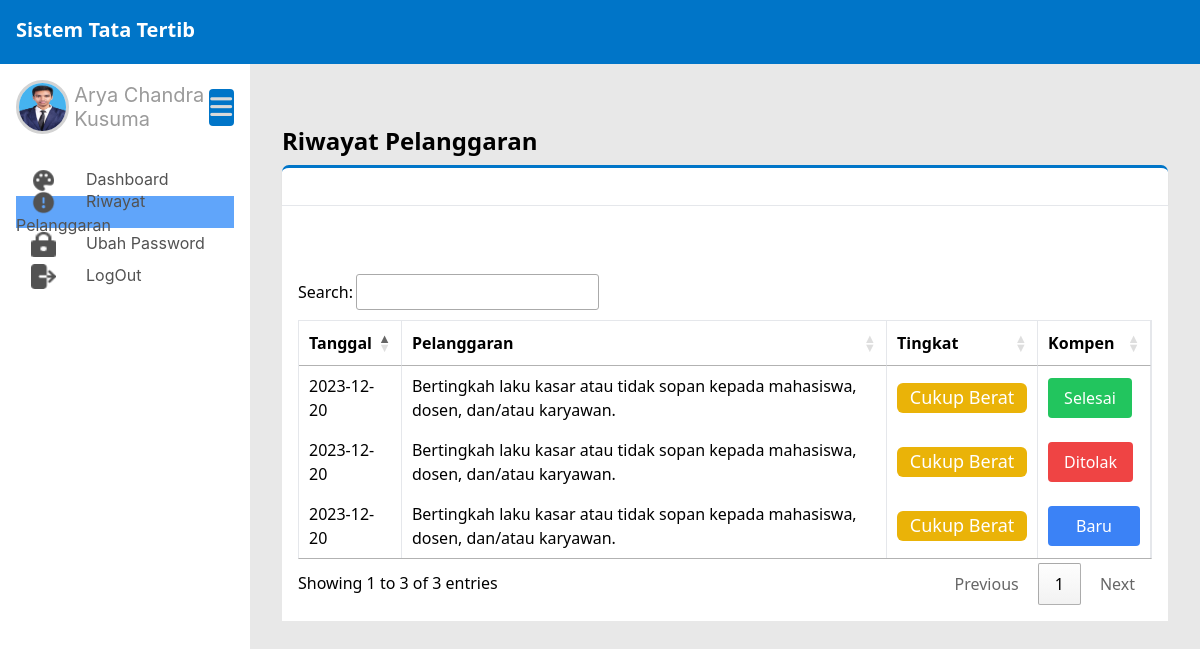
Page /public/mahasiswa/riwayatPelanggaran (signed in) on the committed database.
### tables this page shows
CREATE TABLE `mahasiswa` (
  `nim` varchar(20) NOT NULL,
  `prodi_id` int(11) NOT NULL,
  `nama` varchar(50) NOT NULL,
  `TTL` varchar(50) NOT NULL,
  `jenis_kelamin` enum('L','P') NOT NULL,
  `alamat` varchar(100) NOT NULL,
  `email` varchar(50) NOT NULL,
  `no_phone` varchar(11) NOT NULL,
  `phone_ortu` varchar(20) NOT NULL,
  `jumlah_pelanggaran` int(11) NOT NULL,
  `mahasiswa_img` varchar(200) NOT NULL,
  `user_id` int(11) NOT NULL
);

CREATE TABLE `riwayat` (
  `riwayat_id` int(11) NOT NULL,
  `nim` varchar(20) NOT NULL,
  `pengaduan_id` int(11) NOT NULL,
  `status_kompen` enum('baru','sedang dikerjakan','proses','ditolak','selesai') NOT NULL,
  `catatan_kompen` text DEFAULT NULL,
  `bukti_kompen` varchar(200) DEFAULT NULL
);

CREATE TABLE `pengaduan` (
  `pengaduan_id` int(11) NOT NULL,
  `nip` varchar(20) NOT NULL,
  `nim` varchar(20) NOT NULL,
  `pelanggaran_id` int(11) NOT NULL,
  `bukti_pelanggaran` varchar(200) NOT NULL,
  `tanggal_pengaduan` date NOT NULL,
  `status_pengaduan` enum('valid','tidak valid','proses') NOT NULL,
  `catatan` text NOT NULL
);

CREATE TABLE `pelanggaran` (
  `pelanggaran_id` int(11) NOT NULL,
  `pelanggaran` varchar(500) NOT NULL,
  `tingkat` int(11) NOT NULL,
  `sanksi_id` int(11) NOT NULL
);

### app/core/Controller.php (called while the page is built, shortened)
<?php
class Controller{
    public function view($view, $data = []){
        require_once '../app/views/' . $view . '.php';
    }
    public function model($model){
        return new $model;
    }
}

### app/controllers/Mahasiswa.php (called while the page is built, shortened)
<?php
class Mahasiswa extends Controller{
    public function riwayatPelanggaran(){
        $data['biodata'] = $this->model('Mahasiswa_model')->getMahasiswaByNim($_SESSION['username']);
        $data['kompen'] = $this->model('Kompen_model')->getKompenByNim($_SESSION['username']);
        $this->view('templates/mahasiswa/header', $data);
        $this->view('mahasiswa/riwayatPelanggaran', $data);
    }
}

### app/core/App.php (called while the page is built, shortened)
<?php
class App
{
    protected $method = 'index';
    protected $params = [];
    public function __construct()
    {
        $url = $this->parseURL();
        if(file_exists('../app/controllers/' . $url[0] . '.php')){
            unset($url[0]);
        }
        $this->controller = new $this->controller;
        if(isset($url[1])){
            if(method_exists($this->controller, $url[1])){
                $this->method = $url[1];
            }
        }
        call_user_func_array([$this->controller, $this->method], $this->params);
    }
    public function parseURL()
    {
        if (isset($_GET['url'])) {
            $url = rtrim($_GET['url'], '/');
            $url = filter_var($url, FILTER_SANITIZE_URL);
            $url = explode('/', $url);
            return $url;
        }
    }
}

### public/index.php (called while the page is built, shortened)
<?php
$app = new App;

### app/core/Database.php (called while the page is built, shortened)
<?php
class Database
{
    private $host = DB_HOST;
    private $user = DB_USER;
    private $pass = DB_PASS;
    private $db_name = DB_NAME;
    private $dbh;
    private $stmt;
    public function __construct()
    {
        $dsn = 'mysql:host=' . $this->host . ';dbname=' . $this->db_name;
        $option = [
            PDO::ATTR_PERSISTENT => true,
            PDO::ATTR_ERRMODE => PDO::ERRMODE_EXCEPTION
        ];
        try {
            $this->dbh = new PDO($dsn, $this->user, $this->pass, $option);
        } catch (PDOException $e) {
            die($e->getMessage());
        }
    }
    public function query($query)
    {
        $this->stmt = $this->dbh->prepare($query);
    }
    public function bind($param, $value, $type = null)
    {
        if (is_null($type)) {
            switch (true) {
                default:
                    $type = PDO::PARAM_STR;
            }
        }
        $this->stmt->bindValue($param, $value, $type);
    }
    public function execute()
    {
        $this->stmt->execute();
    }
    public function resultSet()
    {
        $this->execute();
        return $this->stmt->fetchAll(PDO::FETCH_ASSOC);
    }
    public function single()
    {
        $this->execute();
        return $this->stmt->fetch(PDO::FETCH_ASSOC);
    }
}

### app/models/Mahasiswa_model.php (called while the page is built, shortened)
<?php
class Mahasiswa_model
{
    private $table = 'mahasiswa';
    private $table3 = 'prodi';
    private $db;
    public function __construct()
    {
        $this->db = new Database;
    }
    public function getMahasiswaByNim($nim)
    {
        $this->db->query('SELECT * FROM ' . $this->table . ' a
                        INNER JOIN ' . $this->table3 . ' b
                        ON a.prodi_id = b.prodi_id
                        WHERE nim=:nim');
        $this->db->bind('nim', $nim);
        return $this->db->single();
    }
}

### app/models/Kompen_model.php (called while the page is built, shortened)
<?php
class Kompen_model
{
    private $table2 = 'mahasiswa';
    private $table3 = 'pengaduan';
    private $table4 = 'pelanggaran';
    private $table6 = 'riwayat';
    private $db;
    public function __construct()
    {
        $this->db = new Database;
    }
    public function getKompenByNim($nim)
    {
        $this->db->query('SELECT * FROM ' . $this->table6 . ' a INNER JOIN ' . $this->table2 . ' b ON a.nim = b.nim INNER JOIN
                        ' . $this->table3 . ' c ON a.pengaduan_id = c.pengaduan_id and c.status_pengaduan = "valid" INNER JOIN ' . $this->table4 . ' d
                        ON c.pelanggaran_id = d.pelanggaran_id WHERE a.nim = :nim');
        $this->db->bind('nim', $nim);
        return $this->db->resultSet();
    }
}

### app/views/mahasiswa/riwayatPelanggaran.php (the view, shortened to what this page needs)
<div class="flex-1 pl-8 pb-8 pt-6 pr-8 shadow-sm main_content">
  <h1 class="text-2xl font-bold mb-2">Riwayat Pelanggaran</h1>
  <div class="flex bg-white h-10 items-center shadow-sm subtitle_dashboard">
  </div>
  <div class="flex bg-white flex-col xl:flex-row">
    <div class="flex-1 bg-white p-4">
    <div class="grid grid-cols-1 gap-4 mt-5">
    <div class="container mx-auto mt-8 containerTableDosen overflow-x-auto">
      <table id="tableMahasiswa" class="min-w-full border ">
        <thead>
          <tr class="border-b">
            <th class="py-2 px-4 border-r">Tanggal</th>
            <th class="py-2 px-4 border-r">Pelanggaran</th>
            <th class="py-2 px-4 border-r">Tingkat</th>
            <th class="py-2 px-4 border-r">Kompen</th>
          </tr>
        </thead>
          <tbody>
            <?php
            foreach ($data['kompen'] as $dt)
            {
            ?>
            <tr class="border-b">
              <td class="py-2 px-4 border-r"><?= $dt['tanggal_pengaduan']; ?></td>
              <td class="py-2 px-4 border-r"><?= $dt['pelanggaran']; ?></td>
              <td class="py-2 px-4 border-r text-center">
                <?php
                  if ($dt['tingkat'] == '1') {
                    echo '<div class="w-[130px] h-[30px] rounded-md bg-red-700 px-1 text-lg font-medium text-white">Sangat Berat</div>';
                  } elseif ($dt['tingkat'] == '2') {
                    echo '<div class="w-[130px] h-[30px] rounded-md bg-orange-600 px-1 text-lg font-medium text-white">Berat</div>';
                  }elseif ($dt['tingkat'] == '3'){
                    echo '<div class="w-[130px] h-[30px] rounded-md bg-yellow-500 px-1 text-lg font-medium text-white">Cukup Berat</div>';
                  }elseif ($dt['tingkat'] == '4'){
                    echo '<div class="w-[130px] h-[30px] rounded-md bg-yellow-200 px-1 text-lg font-medium text-yellow-600">Sedang</div>';
                  }elseif ($dt['tingkat'] == '5'){
                    echo '<div class="w-[130px] h-[30px] rounded-md bg-green-200 px-1 text-lg font-medium text-green-700">Ringan</div>';
                  }
                  ?>
              </td>
              <td class="py-2 px-4 border-r">
              <?php
                if ($dt['status_kompen'] == 'baru') {
                  echo '<a href="#"><button id="baru" class="bg-blue-500 hover:bg-blue-700 py-2 px-7 rounded text-white text-center" onclick="showModalProses('.$dt['riwayat_id'].')">Baru</button></a>';
                } elseif ($dt['status_kompen'] == 'sedang dikerjakan') {
                  echo '<a href="'. BASEURL .'/mahasiswa/uploadBuktiKompen/'. $dt['riwayat_id'] .'"><button id="upload" class="bg-indigo-400 hover:bg-indigo-500 py-2 px-5 rounded text-white text-center">Upload</button></a>';
                } elseif ($dt['status_kompen'] == 'proses') {
                  echo '<a href="#"><button id="proses" class="bg-orange-400 py-2 px-5 rounded text-white text-center">Proses</button></a>';
                } elseif ($dt['status_kompen'] == 'ditolak') {
                  echo '<a href="#"><button id="diTolak" class="bg-red-500 hover:bg-red-700 py-2 px-4 rounded text-white text-center" href="#" onclick="showModalDitolak('.$dt['riwayat_id'].')">Ditolak</button></a>';
                } else{
                  echo '<a href="#"><button class="bg-green-500 py-2 px-4 rounded text-white text-center">Selesai</button></a>';
                }
              ?>
              </td>
            </tr>
            <?php
            }
            ?>
          </tbody>
      </table>
    </div>
  </div>
  </div>
</div>

### app/views/templates/mahasiswa/header.php (shortened to what this page needs)
<!DOCTYPE html>
<html lang="en">
<head>
    <script src="https://cdn.tailwindcss.com"></script>
    <link href="https://cdn.jsdelivr.net/npm/tailwindcss@2.2.19/dist/tailwind.min.css" rel="stylesheet">
    <link rel="stylesheet" href="<?= BASEURL; ?>/css/style.css">
    <link rel="stylesheet" href="https://cdnjs.cloudflare.com/ajax/libs/font-awesome/6.4.2/css/all.min.css" />
    <link rel="stylesheet" type="text/css" href="https://cdn.datatables.net/1.13.7/css/jquery.dataTables.min.css">
</head>
<body class="font-sans main">
    <nav class="navbar p-4 h-16 fixed top-0 w-full bg-gray-800">
        <div class="container-fluid mx-auto flex justify-between items-center">
            <div class="text-white font-bold text-xl">Sistem Tata Tertib</div>
        </div>
    </nav>
    <div class="flex">
        <aside class="p-4 sidebar">
            <div class="profil_db">
                <img src="<?= BASEURL; ?>/img/profil/<?= $data['biodata']['mahasiswa_img']?>" alt="" class="foto_profil">
                <h3 class="nama_profil"><?= $data['biodata']['nama']?></h3>
                <div class="containerBars containerBarsDefault">
                    <i class="fa-solid fa-bars icon_bars toggle_bars"></i>
                </div>
            </div>
            <ul>
                <li class="h-8 flex items-center sidebar_item" id="dashboard_mahasiswa"><a href="<?= BASEURL; ?>/mahasiswa" class="text_sidebar"><img src="<?= BASEURL; ?>/img/icon/dashboard.png" class="inline icon_sidebar" alt=""><span class="sidebar_text">Dashboard</span></a></li>
                <li class="h-8 flex items-center sidebar_item" id="riwayatPelanggaran_mahasiswa"><a href="<?= BASEURL; ?>/mahasiswa/riwayatPelanggaran" class="text_sidebar"><img src="<?= BASEURL; ?>/img/icon/laporan_penggunaan.png" class="inline icon_sidebar" alt=""><span class="sidebar_text">Riwayat Pelanggaran</span></a></li>
                <li class="h-8 flex items-center sidebar_item" id="ubahPassword_mahasiswa"><a href="<?= BASEURL; ?>/mahasiswa/ubahPassword" class="text_sidebar"><img src="<?= BASEURL; ?>/img/icon/ubahPassword.png" class="inline icon_sidebar" alt=""><span class="sidebar_text">Ubah Password</span></a></li>
                <li class="h-8 flex items-center sidebar_item"><a onclick="confirmLogin()" href="#" class="text_sidebar"><img src="<?= BASEURL; ?>/img/icon/logout.png" class="inline icon_sidebar" alt=""><span class="sidebar_text">LogOut</span></a></li>
            </ul>
        </aside>

### public/css/style.css (style rules this page uses)
.navbar { background-color: #0075c8 !important; }
.icon_sidebar { margin-right: 30px; margin-left: 15px; width: 25px; height: 25px; }
.text_sidebar { color: #525252; font-family: Inter; font-size: 16px; font-style: normal; font-weight: 400; line-height: normal; }
.sidebar { background: #fff; width: 250px; height: 100vh; z-index: 30; position: fixed; margin-top: 64px; }
.main_content { margin-left: 250px; margin-top: 64px; }
.main { background: #e8e8e8; }
.profil_db { align-items: center !important; display: flex; margin-bottom: 30px; }
.nama_profil { color: #9b9b9b; font-family: Inter; font-size: 20px; font-style: normal; font-weight: 400; line-height: normal; }
.containerBars { width: 40px; height: 37px; border-radius: 4px; background: #0075c8; display: flex; justify-content: center; align-items: center; margin-left: auto; }
.icon_bars { font-size: 25px; border-radius: 2.5px; color: #d9d9d9; }
.foto_profil { border-radius: 50px; border: solid; border-color: lightgray; width: 53.2px; height: 54.133px; flex-shrink: 0; margin-right: 5px; }
.subtitle_dashboard { border-top: solid; border-radius: 7px 7px 0px 0px; border-color: #0075c8; }

### rows in the picture
mahasiswa: mahasiswa_img (picture), nama "Arya Chandra Kusuma"
riwayat: pengaduan.tanggal_pengaduan "2023-12-20", pelanggaran.pelanggaran "Bertingkah laku kasar atau tidak sopan kepada mahasiswa, dosen, dan/atau karyawan.", status_kompen "Selesai"
riwayat: pengaduan.tanggal_pengaduan "2023-12-20", pelanggaran.pelanggaran "Bertingkah laku kasar atau tidak sopan kepada mahasiswa, dosen, dan/atau karyawan."
riwayat: pengaduan.tanggal_pengaduan "2023-12-20", pelanggaran.pelanggaran "Bertingkah laku kasar atau tidak sopan kepada mahasiswa, dosen, dan/atau karyawan."
